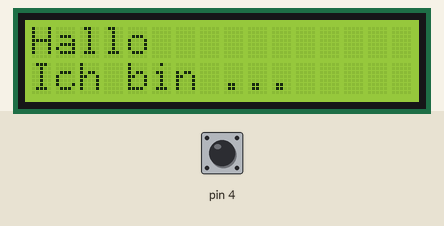
Recording of a sketch running on a simulated Arduino Nano, built with avr-gcc and run on an emulated ATmega328P. On the bench: 16×2 character LCD. Inputs (shaded band) come from the test bench; at power-on: pin 4 HIGH.

Above: at 1.2 s.
1.3 s: pin 4 pulled LOW for 0.15 s
At 2.1 s:
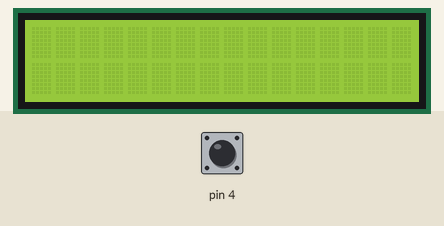
2.9 s: pin 4 pulled LOW for 1 s
At 5.1 s:
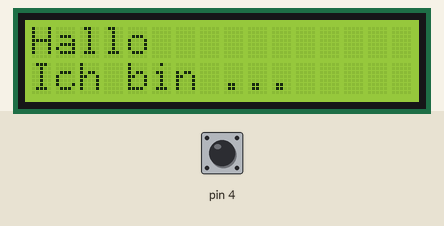
5.4 s: pin 4 pulled LOW for 3.2 s
At 9.4 s:
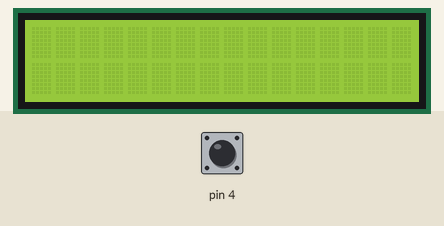
Timing chart, 0 to 10.9 s (numbered marks = the images above; inputs shaded):
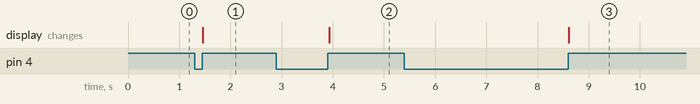

The sketch:

05_display_button.ino
```cpp
#include <LiquidCrystal_I2C.h>
LiquidCrystal_I2C lcd(0x27, 16, 2);

void setup() {
  lcd.init();
  lcd.backlight();
  pinMode(4, INPUT_PULLUP);
}

void loop() {
  lcd.clear();
  lcd.setCursor(0,0);
  lcd.print("Hallo");
  lcd.setCursor(0,1);
  lcd.print("Ich bin ...");

  while (digitalRead(4) != LOW) {}
  delay(10);
  while(digitalRead(4) != HIGH) {}
  delay(10);

  lcd.clear();

  while (digitalRead(4) != LOW) {}
  delay(10);
  while(digitalRead(4) != HIGH) {}
  delay(10);
}
```

Measured:
- after the input at 1.3 s, the display: changes after 0.16 s (image 1)
- after the input at 2.9 s, the display: changes after 1.0 s (image 2)
- after the input at 5.4 s, the display: changes after 3.2 s (image 3)
